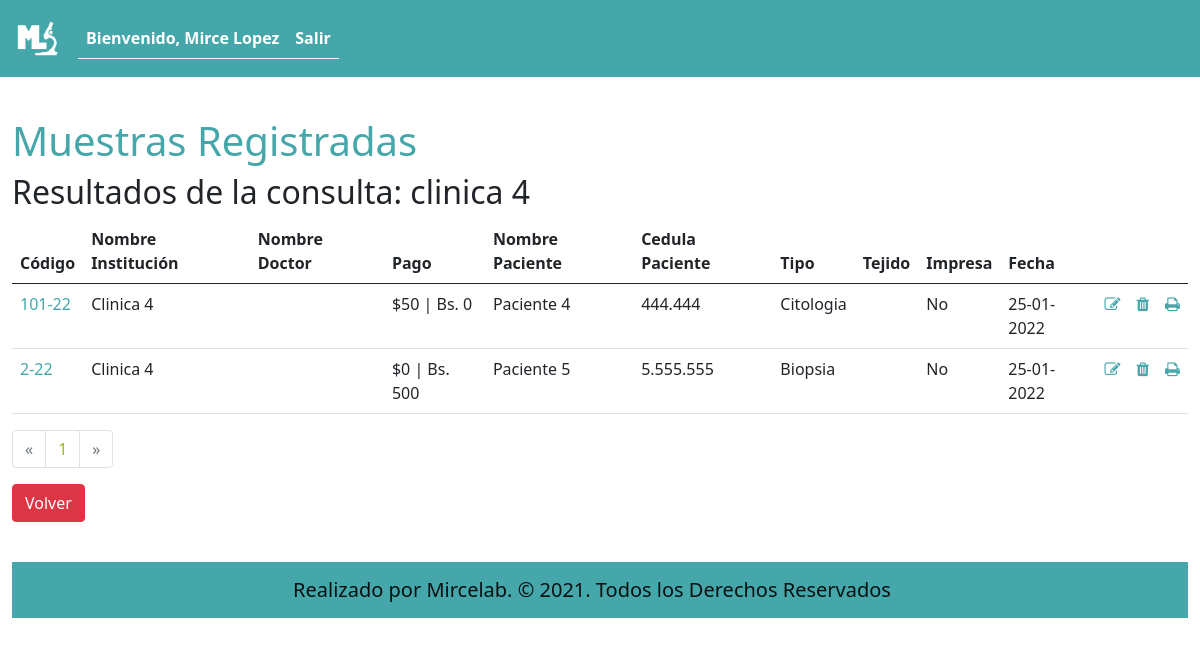
The app's page /buscar.php?busqueda=Clinica 4 (signed in), older data.
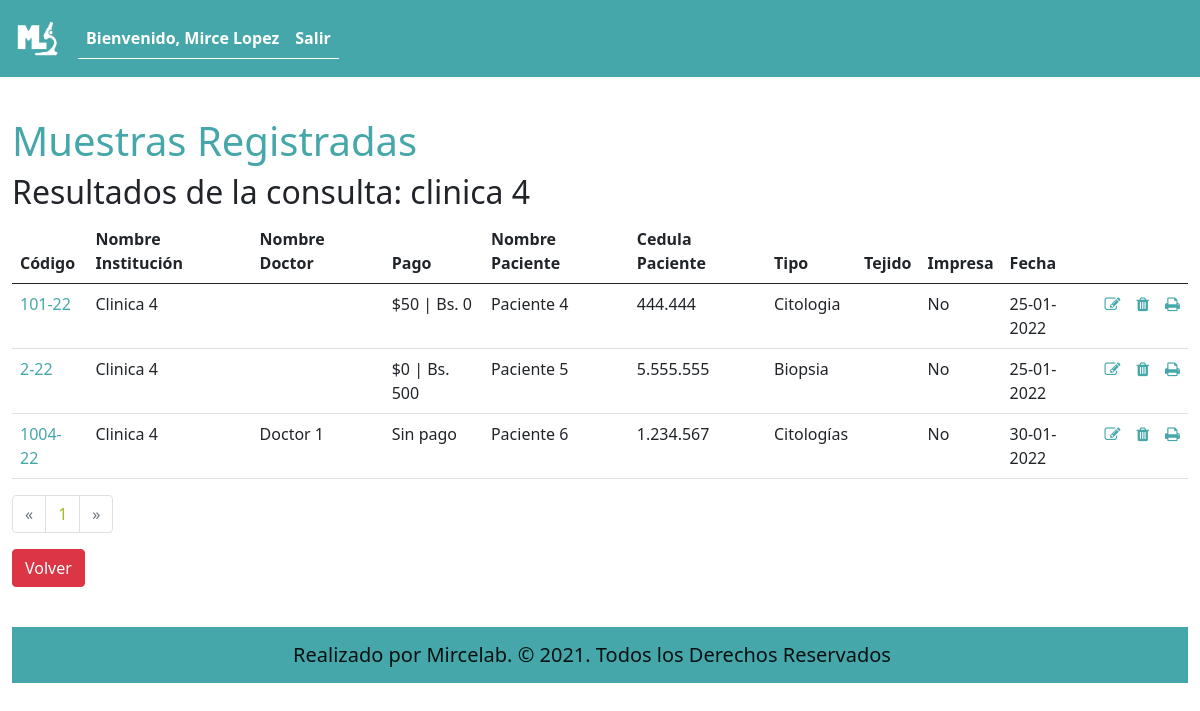
The same page, newer data.
### tables this page shows
CREATE TABLE IF NOT EXISTS `muestras` (
  `id` int(11) NOT NULL AUTO_INCREMENT,
  `nombre_institucion` varchar(100) DEFAULT NULL,
  `pago` varchar(100) DEFAULT NULL,
  `dolares` float DEFAULT 0,
  `bolivares` float DEFAULT 0,
  `nombre_paciente` varchar(100) DEFAULT NULL,
  `ci_paciente` varchar(100) DEFAULT NULL,
  `codigo` varchar(100) DEFAULT NULL,
  `tipo` varchar(100) DEFAULT NULL,
  `bloque` varchar(100) DEFAULT NULL,
  `lamina` varchar(100) DEFAULT NULL,
  `impresa` varchar(100) DEFAULT NULL,
  `fecha` varchar(100) DEFAULT NULL,
  `nombre_doctor` varchar(100) DEFAULT NULL,
  `tipo_tejido` varchar(100) DEFAULT NULL,
  PRIMARY KEY (`id`)
);

### buscar.php (called while the page is built, shortened)
<?php session_start();
require ('admin/config.php');
require ('funciones.php');
$conexion = conexion($bd_config);
if ($_SESSION['tipo'] == 'super') {
    if ($_SERVER['REQUEST_METHOD'] == 'GET' && !empty($_GET['busqueda'])) {
        $busqueda = limpiarDatosMinus($_GET['busqueda']);
        $stament = $conexion->prepare(
            'SELECT * FROM usuarios WHERE nombre LIKE :busqueda OR apellido LIKE :busqueda OR usuario LIKE :busqueda OR ci LIKE :busqueda OR departamento LIKE :busqueda OR tipo LIKE :busqueda'
        );
        $stament->execute(array(':busqueda' => "%$busqueda%"));
        $resultados = $stament->fetchAll();
        if (empty($resultados)) {
            $titulo = 'No se encontraron resultados: ' . $busqueda;
        } else {
            $titulo = 'Resultados de la consulta: ' . $busqueda;
        }
    } else {
    header('location: ' . RUTA . 'error.php');
    }
} else {
    if ($_SERVER['REQUEST_METHOD'] == 'GET' && !empty($_GET['busqueda'])) {
        $busqueda = limpiarDatosMinus($_GET['busqueda']);
        $stament = $conexion->prepare(
            'SELECT * FROM muestras WHERE nombre_institucion LIKE :busqueda OR nombre_paciente LIKE :busqueda OR ci_paciente LIKE :busqueda OR codigo LIKE :busqueda OR tipo LIKE :busqueda OR fecha LIKE :busqueda'
        );
        $stament->execute(array(':busqueda' => "%$busqueda%"));
        $resultados = $stament->fetchAll();
        if (empty($resultados)) {
            $titulo = 'No se encontraron resultados: ' . $busqueda;
        } else {
            $titulo = 'Resultados de la consulta: ' . $busqueda;
        }
    } else {
    header('location: ' . RUTA . 'error.php');
    }
}
require ('vistas/buscar.vista.php');
?>

### funciones.php (called while the page is built, shortened)
<?php
function limpiarDatosMinus($datos){
    $datos = trim($datos);
    $datos = stripslashes($datos);
    $datos = htmlspecialchars($datos);
    $datos = strtolower($datos);
    return $datos;
}
function pagina_actual() {
    return isset($_GET['p']) ? (int)$_GET['p'] : 1;
}
function numero_paginas($datos_pagina, $conexion) {
    $total_posts = $conexion->prepare('SELECT FOUND_ROWS() as total');
    $total_posts->execute();
    $total_posts = $total_posts->fetch()['total'];
    $numero_paginas = ceil($total_posts / $datos_pagina);
    return $numero_paginas;
}
?>

### admin/config.php (called while the page is built, shortened)
<?php
$blog_config = array (
	'datos_pagina' => '20',
	'carpeta_imagenes' => 'img/'
);
?>

### vistas/buscar.vista.php (the view, shortened to what the changed rows need)
<?php require 'header.php'; ?>
<div class="container-fluid">
    <div class="row justify-content-center">
        <div class="col-sm-12 col-sm-offset-12 col-md-12 col-md-offset-12 main admin-usuarios">
				<?php if ($_SESSION['tipo']=='super'): ?>
				<h1 class="page-header">Usuarios Registrados</h1>
				<div class="table-responsive">
					<table class="table table-striped admin">
						<thead>
							<tr>
							  <th>CI</th>
								<th>Nombre</th>
								<th>Apellido</th>
								<th>Usuario</th>
								<th>Departamento</th>
								<th>Tipo</th>
								<th></th>
								<th></th>
							</tr>
						</thead>
						<tbody>
						<?php foreach($resultados as $usuario): ?>
							<tr>
								<td><?php echo $usuario['ci']; ?></td>
								<td><?php echo $usuario['nombre']; ?></td>
								<td><?php echo $usuario['apellido']; ?></td>
								<td><?php echo $usuario['usuario']; ?></td>
								<td><?php echo $usuario['departamento']; ?></td>
								<td><?php echo $usuario['tipo']; ?></td>
								<td class="imprimir"><a href="/admin/edituser.php?id=<?php echo $usuario['id']; ?>" title="Editar"><i class="fa fa-pencil-square-o" aria-hidden="true"></i></a></td>
								<?php if ($usuario['tipo']=='super'): ?>
								<td><i class="fa fa-check" aria-hidden="true"></i></td>
								<?php else: ?>
								<td class="imprimir"><a role="button" onclick="return confirm(' ¿ Estas Seguro ?')" href="/admin/deluser.php?id=<?php echo $usuario['id']; ?>" title="Eliminar"><i class="fa fa-trash" aria-hidden="true"></i></a></td>
							  <?php endif; ?>
							</tr>
						<?php endforeach; ?>
						</tbody>
					</table>
				</div>
            <?php elseif ($_SESSION['tipo']=='admin'): ?>
            <h1 class="page-header">Muestras Registradas</h1>
            <h2><?php echo $titulo ?></h2>
            <div class="table-responsive">
                <table class="table table-hover admin">
                    <thead>
                    <tr>
                        <th>Código</th>
                        <th>Nombre Institución</th>
                        <th>Nombre Doctor</th>
                        <th>Pago</th>
                        <th>Nombre Paciente</th>
                        <th>Cedula Paciente</th>
                        <th>Tipo</th>
                        <th>Tejido</th>
                        <th>Impresa</th>
                        <th>Fecha</th>
                        <?php if ($_SESSION['tipo']=='admin'): ?>
                        <th></th>
                        <th></th>
                        <th></th>
                        <?php endif; ?>
                      </tr>
                    </thead>
                    <tbody>
                    <?php foreach($resultados as $muestra): ?>
                        <tr>
                            <td><a href="admin/ver.php?id=<?php echo $muestra['id']; ?>"><?php echo $muestra['codigo']; ?></a></td>
                            <td><?php echo $muestra['nombre_institucion']; ?></td>
                            <td><?php echo $muestra['nombre_doctor']; ?></td>
                            <?php if ($muestra['pago']=='Sin pago'): ?>
                                <td>Sin pago</td>
                            <?php else: ?>
                                <td>$<?php echo number_format($muestra['dolares'], 0, '', '.'); ?> | Bs. <?php echo number_format($muestra['bolivares'],0, '', '.'); ?></td>
                            <?php endif; ?>
                            <td><?php echo $muestra['nombre_paciente']; ?></td>
                            <td><?php echo number_format($muestra['ci_paciente'], 0, '', '.'); ?></td>
                            <td><?php echo $muestra['tipo']; ?></td>
                            <td><?php echo $muestra['tipo_tejido']; ?></td>
                            <td><?php echo $muestra['impresa']; ?></td>
                            <td><?php echo $muestra['fecha']; ?></td>
                            <?php if ($_SESSION['tipo']=='admin'): ?>
                                <td class="imprimir"><a href="<?php echo RUTA; ?>admin/modificar.php?id=<?php echo $muestra['id']; ?>" title="Editar"><i class="fa fa-pencil-square-o" aria-hidden="true"></i></a></td>
                                <td class="imprimir"><a role="button" onclick="return confirm(' ¿ Estas Seguro ?')" href="<?php echo RUTA; ?>admin/eliminar.php?id=<?php echo $muestra['id']; ?>" title="Eliminar"><i class="fa fa-trash" aria-hidden="true"></i></a></td>
                                <?php if ($muestra['impresa'] == 'Si'): ?>
                                <td class="imprimir"><i class="fa fa-ban" aria-hidden="true"></i></td>
                                <?php else: ?>
                                    <td class="imprimir"><a onclick="return confirm(' ¿ Estas Seguro de que se ha impreso ?')" href="<?php echo RUTA; ?>admin/imprimir.php?id=<?php echo $muestra['id']; ?>" title="Imprimir"><i class="fa fa-print" aria-hidden="true"></i></a></td>
                                <?php endif; ?>
                            <?php endif; ?>
                        </tr>
                    <?php endforeach; ?>
                    </tbody>
                </table>
                <?php require 'paginacion.php'; ?>
            </div>
					<?php endif; ?>
      </div>
</div>
<?php require 'footer.php'; ?>

### vistas/paginacion.php (shortened to what the changed rows need)
<?php $numero_paginas = numero_paginas($blog_config['datos_pagina'], $conexion); ?>
<nav aria-label="Page navigation example">
    <ul class="pagination">
     <?php for($i = 1; $i <= $numero_paginas; $i++): ?>
        <?php if (pagina_actual() === $i): ?>
            <li class="page-item"><a class="page-link"><?php echo $i; ?></a></li>
        <?php else: ?>
            <li class="page-item"><a class="page-link" href="index.php?p=<?php echo $i; ?>"><?php echo $i; ?></a></li>
        <?php endif; ?>
     <?php endfor; ?>
    </ul>
</nav>

Row changes from the older to the newer data that the page shows:
added muestras: codigo "1004-22", nombre_institucion "Clinica 4", nombre_doctor "Doctor 1", pago "Sin pago", nombre_paciente "Paciente 6", ci_paciente "1.234.567", tipo "Citologías", impresa "No", fecha "30-01-2022"
